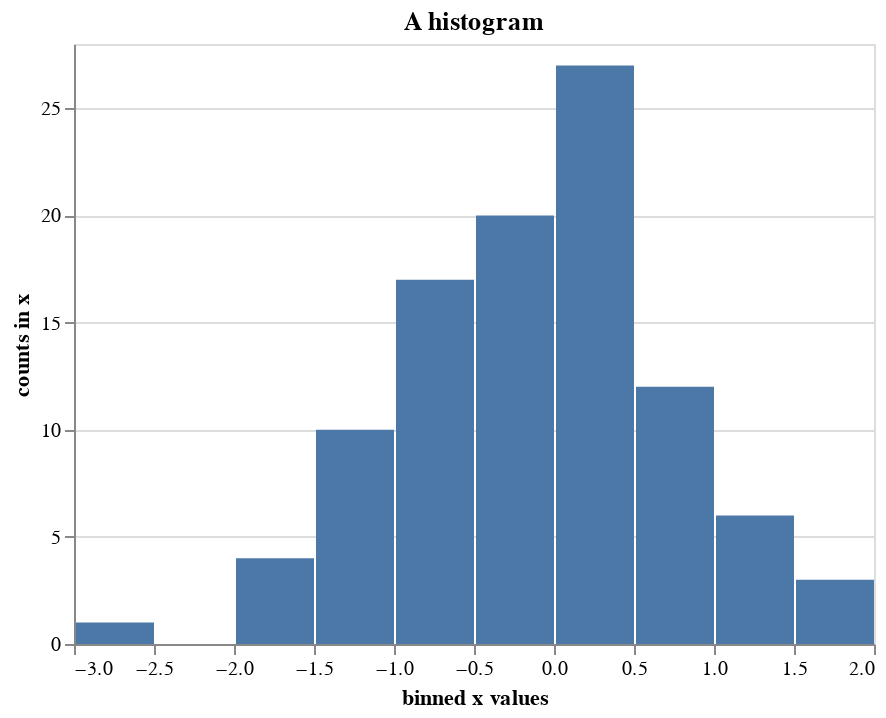

Notebook source saved alongside this figure:
### Markdown cell above
Аналогично, можно задать свойство ``title`` для всего графика:

### Code cell
alt.Chart(data).mark_bar().encode(
    x=alt.X('x', bin=True, title='binned x values'),
    y=alt.Y('count()', title='counts in x')
).properties(
    title='A histogram'
)

### Figure 1 — Vega-Lite specification as saved in the notebook (floating-point values rounded to 4 significant figures)
{"config": {"view": {"continuousWidth": 400, "continuousHeight": 300}}, "data": {"name": "data-ae1344d1d8690fa86222a4d9fb43266b"}, "mark": "bar", "encoding": {"x": {"type": "quantitative", "bin": true, "field": "x", "title": "binned x values"}, "y": {"type": "quantitative", "aggregate": "count", "title": "counts in x"}}, "title": "A histogram", "$schema": "https://vega.github.io/schema/vega-lite/v4.8.1.json", "datasets": {"data-ae1344d1d8690fa86222a4d9fb43266b": [{"x": 0.4967, "y": -0.1383}, {"x": 0.6477, "y": 1.523}, {"x": -0.2342, "y": -0.2341}, {"x": 1.579, "y": 0.7674}, {"x": -0.4695, "y": 0.5426}, {"x": -0.4634, "y": -0.4657}, {"x": 0.242, "y": -1.913}, {"x": -1.725, "y": -0.5623}, {"x": -1.013, "y": 0.3142}, {"x": -0.908, "y": -1.412}, {"x": 1.466, "y": -0.2258}, {"x": 0.06753, "y": -1.425}, {"x": -0.5444, "y": 0.1109}, {"x": -1.151, "y": 0.3757}, {"x": -0.6006, "y": -0.2917}, {"x": -0.6017, "y": 1.852}, {"x": -0.0135, "y": -1.058}, {"x": 0.8225, "y": -1.221}, {"x": 0.2089, "y": -1.96}, {"x": -1.328, "y": 0.1969}, {"x": 0.7385, "y": 0.1714}, {"x": -0.1156, "y": -0.3011}, {"x": -1.479, "y": -0.7198}, {"x": -0.4606, "y": 1.057}, {"x": 0.3436, "y": -1.763}, {"x": 0.3241, "y": -0.3851}, {"x": -0.6769, "y": 0.6117}, {"x": 1.031, "y": 0.9313}, {"x": -0.8392, "y": -0.3092}, {"x": 0.3313, "y": 0.9755}, {"x": -0.4792, "y": -0.1857}, {"x": -1.106, "y": -1.196}, {"x": 0.8125, "y": 1.356}, {"x": -0.07201, "y": 1.004}, {"x": 0.3616, "y": -0.6451}, {"x": 0.3614, "y": 1.538}, {"x": -0.03583, "y": 1.565}, {"x": -2.62, "y": 0.8219}, {"x": 0.08705, "y": -0.299}, {"x": 0.09176, "y": -1.988}, {"x": -0.2197, "y": 0.3571}, {"x": 1.478, "y": -0.5183}, {"x": -0.8085, "y": -0.5018}, {"x": 0.9154, "y": 0.3288}, {"x": -0.5298, "y": 0.5133}, {"x": 0.09708, "y": 0.9686}, {"x": -0.7021, "y": -0.3277}, {"x": -0.3921, "y": -1.464}, {"x": 0.2961, "y": 0.2611}, {"x": 0.005113, "y": -0.2346}, {"x": -1.415, "y": -0.4206}, {"x": -0.3427, "y": -0.8023}, {"x": -0.1613, "y": 0.4041}, {"x": 1.886, "y": 0.1746}, {"x": 0.2576, "y": -0.07445}, {"x": -1.919, "y": -0.02651}, {"x": 0.06023, "y": 2.463}, {"x": -0.1924, "y": 0.3015}, {"x": -0.03471, "y": -1.169}, {"x": 1.143, "y": 0.7519}, {"x": 0.791, "y": -0.9094}, {"x": 1.403, "y": -1.402}, {"x": 0.5869, "y": 2.19}, {"x": -0.9905, "y": -0.5663}, {"x": 0.09965, "y": -0.5035}, {"x": -1.551, "y": 0.06856}, {"x": -1.062, "y": 0.4736}, {"x": -0.9194, "y": 1.55}, {"x": -0.7833, "y": -0.3221}, {"x": 0.8135, "y": -1.231}, {"x": 0.2275, "y": 1.307}, {"x": -1.607, "y": 0.1846}, {"x": 0.2599, "y": 0.7818}, {"x": -1.237, "y": -1.32}, {"x": 0.5219, "y": 0.297}, {"x": 0.2505, "y": 0.3464}, {"x": -0.68, "y": 0.2323}, {"x": 0.2931, "y": -0.7144}, {"x": 1.866, "y": 0.4738}, {"x": -1.191, "y": 0.6566}, {"x": -0.9747, "y": 0.7871}, {"x": 1.159, "y": -0.8207}, {"x": 0.9634, "y": 0.4128}, {"x": 0.8221, "y": 1.897}, {"x": -0.2454, "y": -0.7537}, {"x": -0.8895, "y": -0.8158}, {"x": -0.0771, "y": 0.3412}, {"x": 0.2767, "y": 0.8272}, {"x": 0.013, "y": 1.454}, {"x": -0.2647, "y": 2.72}, {"x": 0.6257, "y": -0.8572}, {"x": -1.071, "y": 0.4825}, {"x": -0.2235, "y": 0.714}, {"x": 0.4732, "y": -0.07283}, {"x": -0.8468, "y": -1.515}, {"x": -0.4465, "y": 0.8564}, {"x": 0.2141, "y": -1.246}, {"x": 0.1732, "y": 0.3853}, {"x": -0.8839, "y": 0.1537}, {"x": 0.05821, "y": -1.143}]}}
